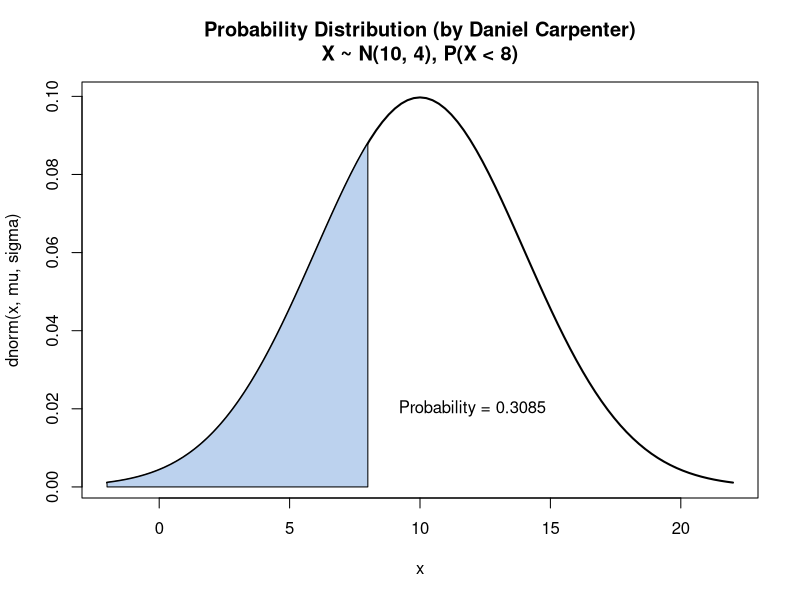
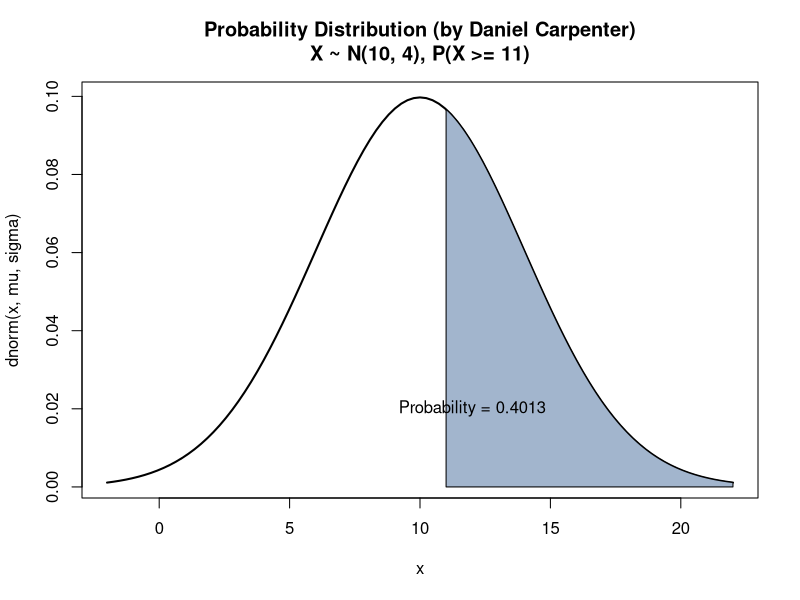
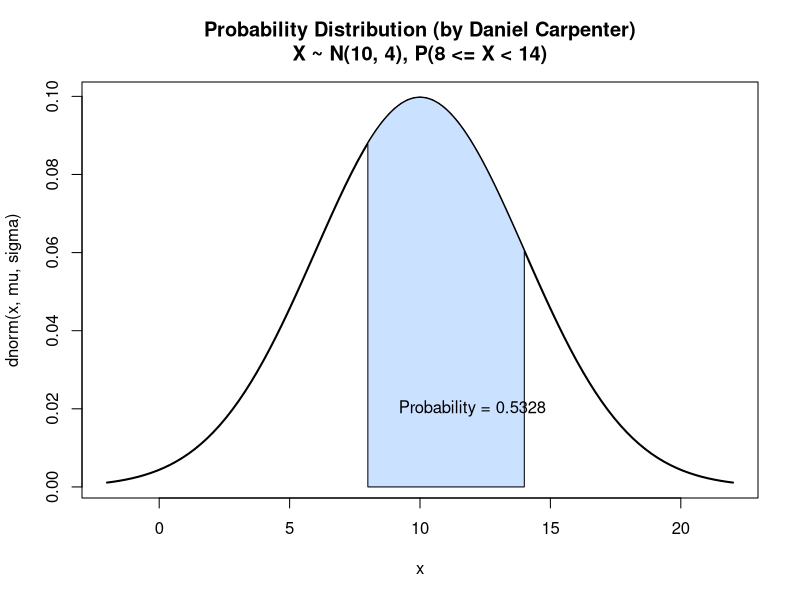
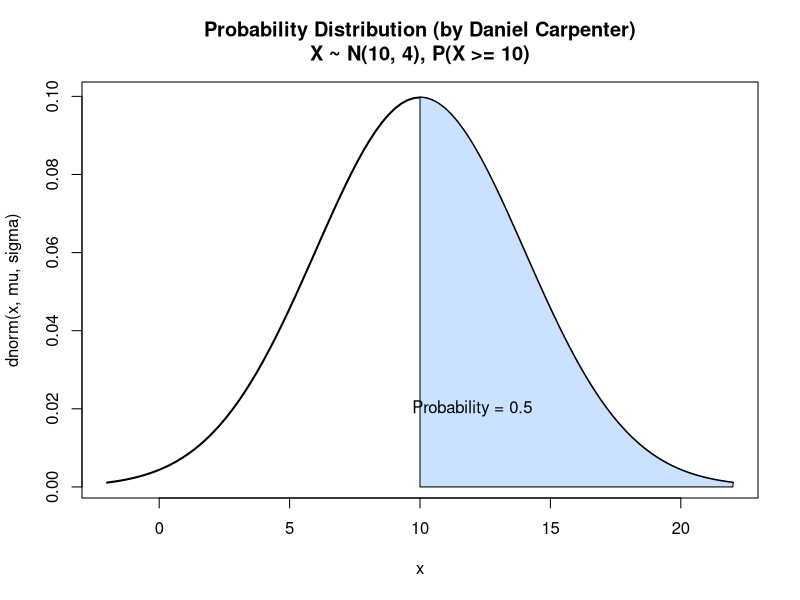
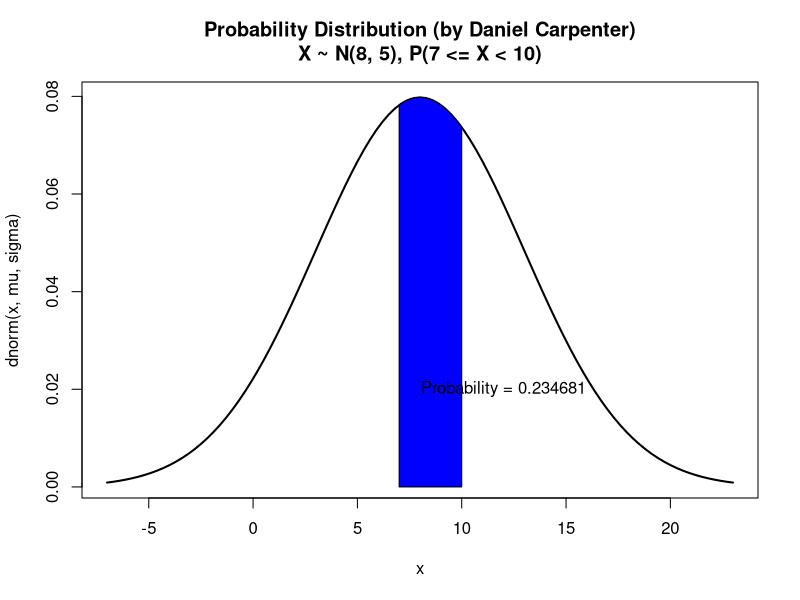
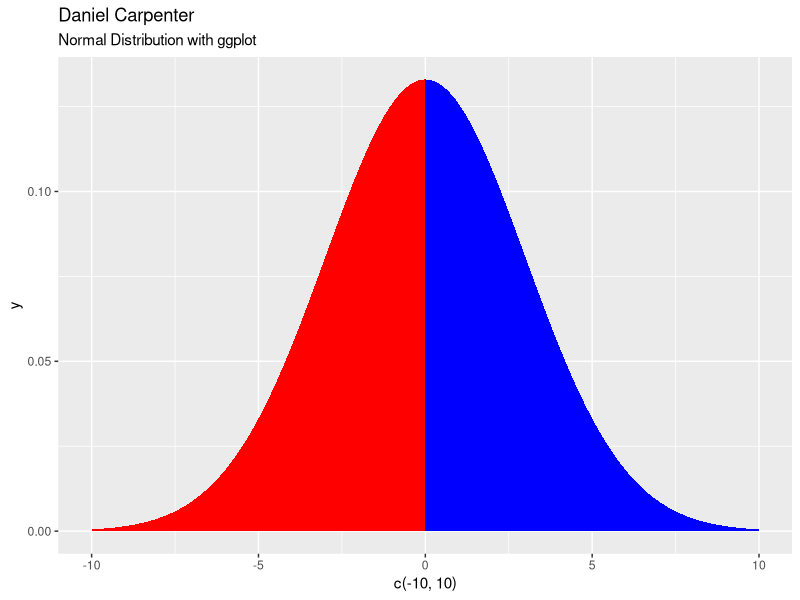

The R source for these figures, in order:
## ---- chunk 1
knitr::opts_chunk$set(echo = TRUE)
## ---- chunk 2
mu    = 10
sigma = 4
## ---- chunk 3
pnorm(8, mu, sigma)
## ---- chunk 4
1 - pnorm(11, mu, sigma)
## ---- chunk 5
# Inputs for upper and lower bound when calculating the area
upperBound = 14
lowerBound = 8

# Calculate the area in between the two bounds
pnorm(upperBound, mu, sigma) - pnorm(lowerBound, mu, sigma)
## ---- chunk 6
1 - pnorm(10, mu, sigma)
## ---- chunk 7
    Myfunction = function(mu, sigma, 
                          lowerBound = NA, upperBound = NA, 
                          roundTo = 4, 
                          color = paste0("lightsteelblue", floor(runif(1, min=1, max=4))),
                          returnCMD = FALSE)
    {
      
      # Calculate the "xlim" lower and upper bound for the Normal PDF Curve
      curveLowerBound <- mu - 3*sigma
      curveUpperBound <- mu + 3*sigma
      
      # Initialize variables related to output and graph
      title <- ""   # Title of graph
      exactProb = 0 # The exact probability of the questions
      
      # If no provided LOWER AND UPPER Bound (NA as parameter value) then assume none
      if (!(is.na(lowerBound)) & !(is.na(upperBound))) {
        title <- paste0(", P(", lowerBound, " <= X < ",upperBound,")")
        exactProb = pnorm(upperBound, mu, sigma) - pnorm(lowerBound, mu, sigma) # calculate prob 
        
      # If no provided LOWER Bound (NA as parameter value) then assume none
      } else if (is.na(lowerBound)) {
        lowerBound = curveLowerBound
        title <- paste0(", P(X < ",upperBound,")") # Set a dynamic title
        exactProb = pnorm(upperBound, mu, sigma) # calculate prob 
        
      # If no provided UPPER Bound (NA as parameter value) then assume none
      } else if(is.na(upperBound)) {
        upperBound = curveUpperBound
        title <- paste0(", P(X >= ",lowerBound,")")
        exactProb = 1 - pnorm(lowerBound, mu, sigma) # calculate prob 
      }
      
      # Create the line that displays the bell curve (between the CURVE bounds defined above)
      curve(
        
        ## Normally Distributed
        dnorm(x,mu,sigma), 
        
        ## Normally Distributed
        xlim=c(curveLowerBound, curveUpperBound), 
        
        ## Line width
        lwd =2, 
        
        ## Title with descriptive characteristics about function parameters
        main = paste0("Probability Distribution (by Daniel Carpenter)\n",
                      "X ~ N(",mu,", ",sigma,")", title)
      )
      
      # Add the AREA of between the lower and upper bound P(lowerBound<X<=upperBound)
      
        ## X-Axis curve (length does not matter)
        xcurve = seq(lowerBound,upperBound, length=1000)
        
        ## Y-Axis Curve
        ycurve = dnorm(xcurve, mu,sigma)
        
        ## Combine the X and Y curve to form the area (in green)
        polygon(c(lowerBound, xcurve, upperBound), 
                c(0, ycurve, 0), 
                col=color) 
      
      # Add the probability as text
        
        ## Calculate the area (probability)
        area = exactProb
        areaRounded = round(area, roundTo)
        
        ## Place this on the above plot
        text(12,0.02,substitute(paste("Probability = ", areaRounded), 
                                list(areaRounded = areaRounded)))
      
      # Return stats about the Plot
      if (returnCMD) {
        return(list(mu = mu, 
                    sigma = sigma,
                    prob = areaRounded))
      }
    }
## ---- chunk 8
Myfunction(mu, sigma, upperBound = 8)
## ---- chunk 9
Myfunction(mu, sigma, lowerBound = 11)
## ---- chunk 10
Myfunction(mu, sigma, lowerBound = 8, upperBound = 14)
## ---- chunk 11
Myfunction(mu, sigma, lowerBound = 10)
## ---- chunk 12
# Get function from above since it is dynamic and can handle the below calculations
mynormplot <- Myfunction
## ---- chunk 13
mynormplot(
  
  # Stats for Normal Distribution Creation
  mu = 8, 
  sigma = 5, 
  
  # Bounds for Calculating Probability
  lowerBound = 7, 
  upperBound = 10, 
  
  # Round to 6 decimal places
  roundTo = 6, 
  
  # Set color of the prob. area to "Blue"
  color = "Blue",
  
  # Since TRUE, we will return command line output with
  # mean of the normal, the standard deviation and the probability calculated
  returnCMD = TRUE) 
## ---- chunk 14
if(!require(ggplot2)) install.packages("ggplot2")

ggplot(data = NULL, aes(c(-10,10))) +
  
  # LHS of the distribution (Red)
  geom_area(stat = "function", 
            fun = dnorm, 
            args = list(mean = 0, sd = 3),
            fill = "red", xlim = c(-10, 0))  + 
  
  # RHS of the distribution (Blue)
  geom_area(stat = "function", 
            fun = dnorm, 
            args = list(mean = 0, sd = 3),
            fill = "blue", xlim = c(0, 10))  + 
  
  # Labels on the chart
  labs(title = "Daniel Carpenter",
       subtitle = "Normal Distribution with ggplot")
